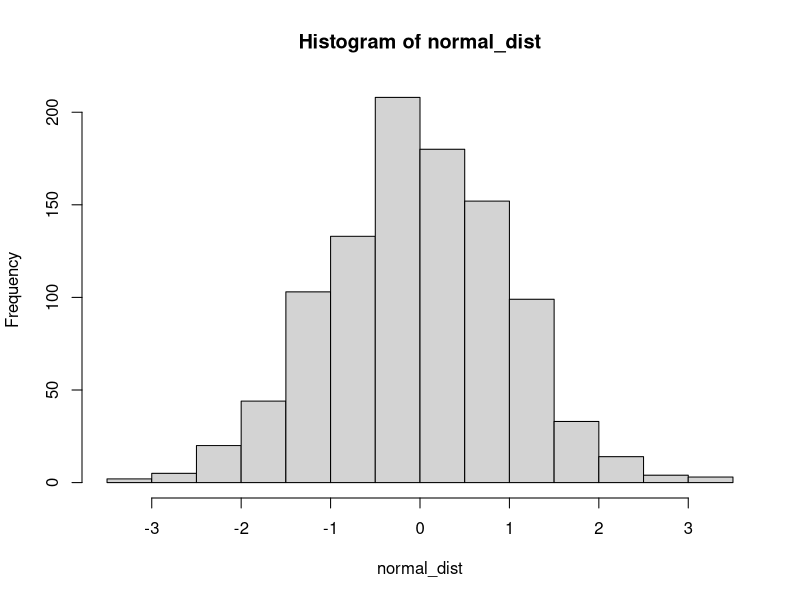
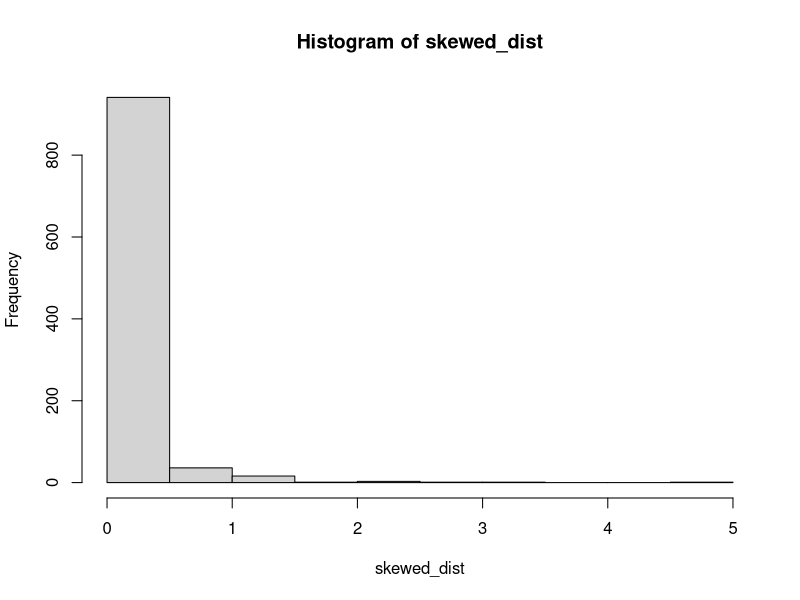

Write R code to recreate these figures, in order.
set.seed(42)
N <- 1000
normal_dist <- rnorm(N)
skewed_dist <- rgamma(N, .1)

hist(normal_dist)
hist(skewed_dist)

print(paste('Normal Distribution mean + 20%: ', round(mean(normal_dist) * 1.20, 2)))
print(paste('Normal Distribution 70th percentile: ', round(quantile(normal_dist, .70), 2)))

print(paste('Skewed Distribution mean + 20%: ', round(mean(skewed_dist) * 1.20, 2)))
print(paste('Skewed Distribution 70th percentile: ', round(quantile(skewed_dist, .70), 2)))